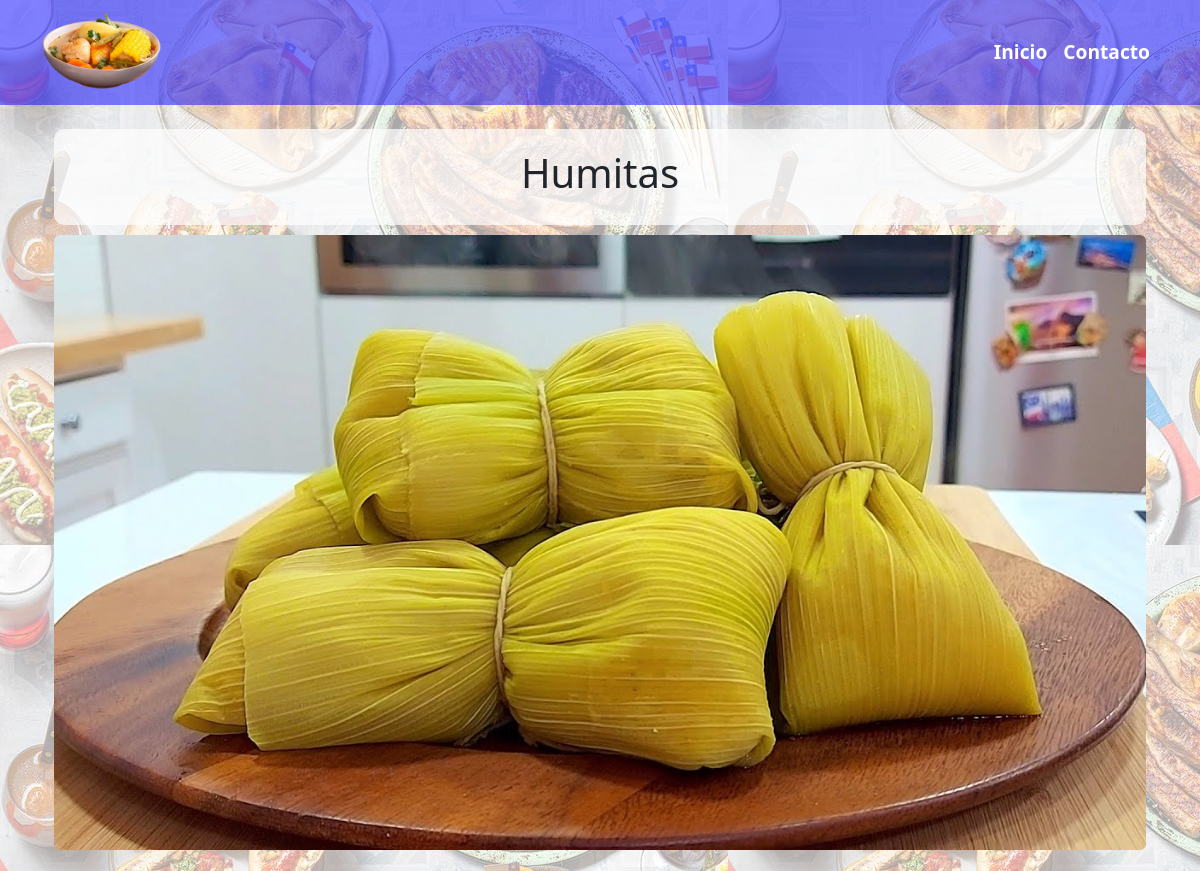
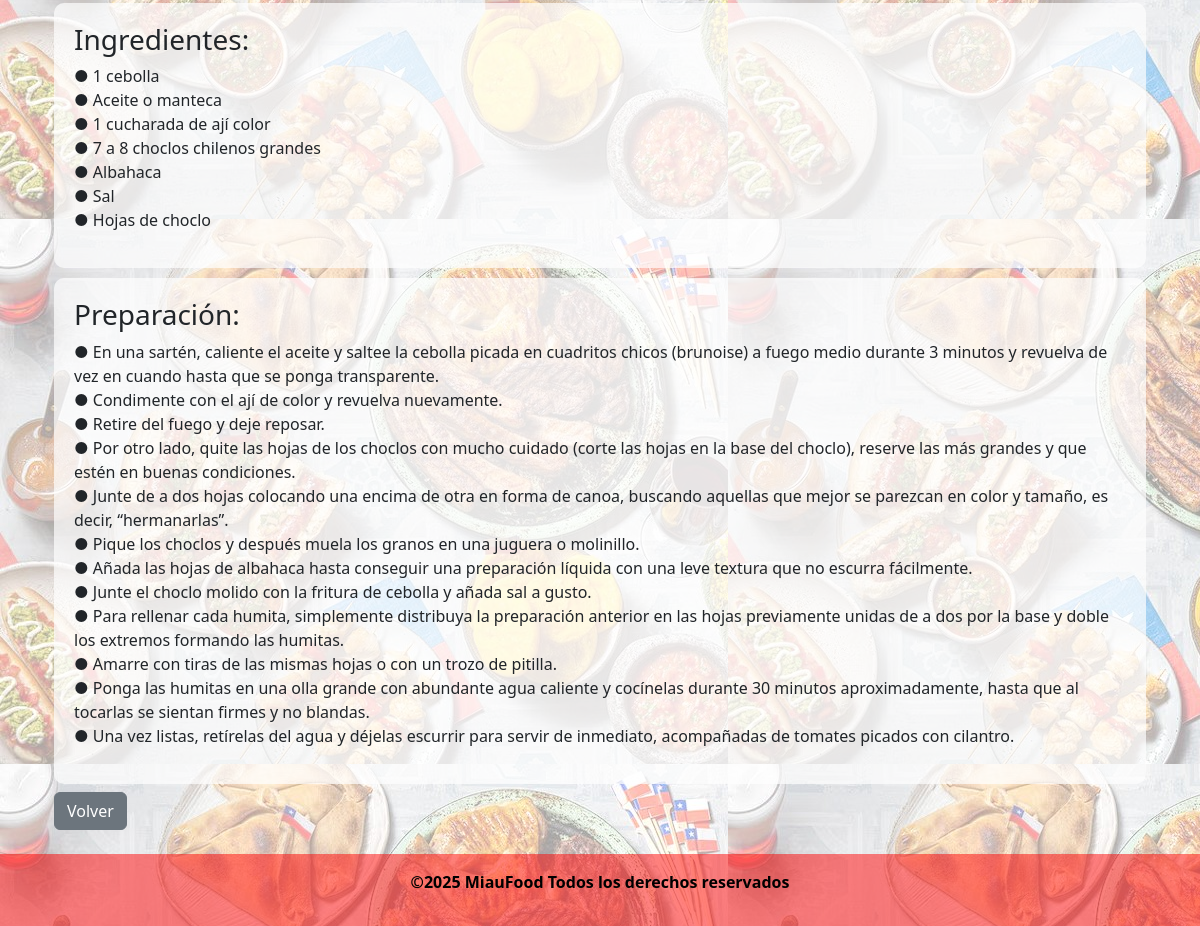
The app's page /receta/2/ with its own data (2 pictures, top to bottom).
### app_receta/models.py (models this page shows, shortened)
class Receta(models.Model):
    nombre = models.CharField(max_length=100)
    descripcion = models.TextField()
    ingredientes = models.TextField()
    instrucciones = models.TextField()
    imagen = models.ImageField(upload_to='recetas/', blank=True, null=True)  #se guarda en media/recetas/

### app_receta/views.py (the view)
# urls.py: path('receta/<int:receta_id>/', views.detalle_receta, name='detalle_receta'), #cuando el usuario a /.../receta/1,2,3...(id variable), se ejecuta la funcion detalle_receta del archivo views.py
def detalle_receta(request,receta_id):
    receta = Receta.objects.filter(pk=receta_id).first()
    if receta:
        return render(request, 'app_receta/detalle.html', {'receta': receta})
    else:
        return render(request, 'app_receta/error-receta.html', {'mensaje': '¡La receta no existe!'}) #mensaje de error

### app_receta/templates/app_receta/detalle.html (shortened to what this page needs)
{% extends 'base.html' %}
{% block content %}
<div class="container mt-4">
    <div class= "receta-titulo">
        <h1>{{ receta.nombre }}</h1>
    </div>
    {% if receta.imagen %}
    <img src="{{ receta.imagen.url }}" class="img-fluid d-block mx-auto mb-4 rounded" alt="{{ receta.titulo }}">
    {% endif %}
    <div class= "ingredientes">
        <h3>Ingredientes:</h3>
        <p style="white-space: pre-line;">{{ receta.ingredientes }}</p></div>
    <div class= "preparacion">
        <h3>Preparación:</h3>
        <p style="white-space: pre-line;">{{ receta.instrucciones }}</p></div>
    <a href="{% url 'index' %}" class="btn btn-secondary mt-2">Volver</a>
</div>
{% endblock %}

### static/css/estilo.css (style rules this page uses)
body { background-image: url('/static/img/chile-fondo.jpg'); background-size: auto; }
.receta-titulo { background-color: #ffffffb2; border-radius: 10px; padding: 20px; margin-bottom: 10px; text-align: center; }
.ingredientes { background-color: #ffffffb2; border-radius: 10px; padding: 20px; }
.preparacion { background-color: #ffffffb2; border-radius: 10px; padding: 20px; margin-top: 10px; }

### records on screen
Receta: nombre "Humitas", imagen (picture), ingredientes "● 1 cebolla ● Aceite o manteca ● 1 cucharada de ají color ● 7 a 8 choclos chilenos grandes ● Albahaca ● Sal ● Hojas de choclo", instrucciones "● En una sartén, caliente el aceite y saltee la cebolla picada en cuadritos chicos (brunoise) a fuego medio durante 3 minutos y revuelva de vez en cuando hasta que se ponga transparente. ● Condimente con el ají de color y revuelva nuevamente. ● Retire del fuego y deje reposar. ● Por otro lado, quite las hojas de los choclos con mucho cuidado (corte las hojas en la base del choclo), reserve las más grandes y que estén en buenas condiciones. ● Junte de a dos hojas colocando una encima de otra en forma de canoa, buscando aquellas que mejor se parezcan en color y tamaño, es decir, “hermanarlas”. ● Pique los choclos y después muela los granos en una juguera o molinillo. ● Añada las hojas de…"
